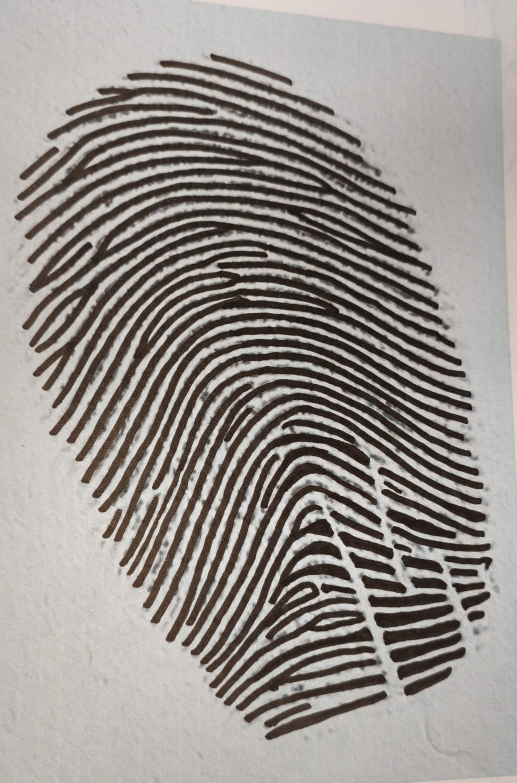
#> input picture minutiae_detection/input/Arthur1.jpeg, 1034 x 1565 px (shown at 1/2 size)
$ python -i pretraitement.py   (imports and definitions only)   (older library calls are emulated)
#> lines starting #> are read from the running program, lines starting #| are printed output that depends on the picture; after the words box and inside, x2 and y2 are one past the last pixel; in counts of white or black regions, pixels touching at a corner belong together
### minutiae_detection/masque.py
import cv2
import numpy as np
import matplotlib.pyplot as plt
from skimage.morphology import skeletonize
from scipy.ndimage import binary_opening


def masque_fun_v3(img_grise, debug=False):


    def fill_holes_safe(binary255):
        """
        remplis les trous du masque pour qu'il soit uniforme
        """
        m = binary255.copy()
        h, w = m.shape

        # force bordure noire pour demarrer floodfill dans fond
        m[0, :] = 0
        m[-1, :] = 0
        m[:, 0] = 0
        m[:, -1] = 0

        flood = m.copy()
        mask_ff = np.zeros((h + 2, w + 2), np.uint8) #zone de "coloriage"

        # floodfill depuis (0,0) qui est maintenant garanti fond (0)
        cv2.floodFill(flood, mask_ff, (0, 0), 255)

        # trous = zones non atteintes par floodfill
        holes = cv2.bitwise_not(flood) # fond=0, empreinte=0, trous=255
        filled = cv2.bitwise_or(m, holes) # fusionne binary255 et trous
        return filled


    """
    Masque ROI :
    0 = fond
    255 = empreinte
    """
    # 1) flou fort pour effacer crêtes
    flou_gros = cv2.GaussianBlur(img_grise, (0, 0), 25.0)

    # 2) Otsu: trouve meilleur seuil pour passage N&B
    thr, mask = cv2.threshold(flou_gros, 0, 255, cv2.THRESH_BINARY + cv2.THRESH_OTSU)

    # 3) décider inversion en regardant BORDS de l'image originale = fond
    # bordure = 10%  taille de l'image


    h_img, w_img = img_grise.shape
    border = max(5, int(min(h_img, w_img) * 0.10))

    border_pixels = np.concatenate([
        img_grise[:border, :].ravel(),      # haut
        img_grise[-border:, :].ravel(),     # bas
        img_grise[:, :border].ravel(),      # gauche
        img_grise[:, -border:].ravel()      # droite
    ])
    mean_border = np.mean(border_pixels)
    mean_center = np.mean(img_grise[h_img//4:3*h_img//4, w_img//4:3*w_img//4])

    # Si fond  +CLAIR que  → empreinte sombre
    # Après Otsu,  pixels clairs deviennent blancs  → inverser
    if mean_border > mean_center:
       if np.mean(mask[0:border, :]) > 127:  # si bords du masque sont blancs
            mask = 255 - mask
    else:
        # fond sombre → on check les coins
        corners = np.array([mask[0,0], mask[0,-1], mask[-1,0], mask[-1,-1]])
        if np.mean(corners) > 127:
            mask = 255 - mask

    # 4) fermeture morpho (bouche trous)
    kclose = cv2.getStructuringElement(cv2.MORPH_ELLIPSE, (41, 41))
    mask = cv2.morphologyEx(mask, cv2.MORPH_CLOSE, kclose, iterations=2)

    # 5) plus grande comp connexe
    num, lbl, stats, _ = cv2.connectedComponentsWithStats(\
        (mask > 0).astype(np.uint8), 8)
    #num = nbr de composantes trouvées
    #lbl = image de même taille que mask, pour chaque pixel : numéro de sa comp connexe
    #stats = tableau de stats pour chaque comp connexe : [x_min, y_min, largeur, hauteur, aire]

    if num > 1:
        #aire la + grd(fond exclus)
        max_comp_connexe = 1 + np.argmax(stats[1:, cv2.CC_STAT_AREA])
        #creer masque booleen
        mask = (lbl == max_comp_connexe).astype(np.uint8) * 255

    # 6) remplissage trous
    mask = fill_holes_safe(mask)


    # 7) dilatation -> éviter masque trop “serré”
    kdil = cv2.getStructuringElement(cv2.MORPH_ELLIPSE, (11, 11))
    mask = cv2.dilate(mask, kdil, iterations=1)

    # 8) lissage bords
    kopen = cv2.getStructuringElement(cv2.MORPH_ELLIPSE, (9, 9))
    mask = cv2.morphologyEx(mask, cv2.MORPH_OPEN, kopen, iterations=1)

    return mask

### minutiae_detection/orientation.py
"""
. memo
permet de determiner orientation des zone de l'img
=> block de taille W_BLOCK
 etape 1: pretraitement simple (=normalize + grayscale)
 etape 2: masque = masque autour de l'empreinte
 etape 3: orientation
"""
"""
.documentation CV2

THRESH_OTSU : treshold avec seuil automatique
TRESH_BINARY : treshold binaire
"""

img = "C:/Users/Elise/Downloads/empreinte_overlined.jpeg"

from PIL import Image
import numpy  as np
import cv2
from pathlib   import Path
from PIL import Image
from masque import masque_fun_v3


#. Variable reglables
FICHIER_OUT = "minutiae_detection\\output_orientation"
W_BLOCK =16
LOW_PASS_FILTER_SIZE=5  #taille lissage  etape 4 de l'orientation
COEF_FLOU= 1.0   #écart-type du flou gaussien avant Sobel
USE_TANGENT=False


#. Pretraitement de base


# [34 lines left out: functions niv_de_gris, normalise_fun, not called in this run]
    #recadre entre [0,255 ] et passe format uint8 sinon bug


#. Orientation (Hong)

def fun_orientation(img_grise, masque, w=8, low_pass_size=5, coef_flou=1.0):
    """
        img grise + masque -> matrice des orientation par bloc +
    """

    G = img_grise.astype(np.float32) #repasse l'img en TAB de val
    H= len(G)
    W = len (G[0])
    Hb, Wb = H//w, W//w #etape 1 de l'algo : decoupage en blocs


    # etape2:gradients

    # lisser un peu avant gradients
    Gs = cv2.GaussianBlur(G, (0,0), coef_flou)

    #gradient horizontaux et verticaux
    Gx=cv2.Sobel(Gs,cv2.CV_32F, 1, 0,ksize=3)
    Gy=cv2.Sobel(Gs, cv2.CV_32F,0, 1,ksize=3)

    # poids: 0 hors masque, |VI| dans le ROI
    mag = cv2.magnitude(Gx, Gy) # + fonçé → + imp
    POIDS = (masque > 0).astype(np.float32) * (mag + 0.00001) #rique div par 0 +0.00001


    # calcul "local orientation of each block centered at pixel i j "
    Vx =np.zeros((Hb, Wb),np.float32)
    Vy =np.zeros((Hb, Wb),np.float32)

    """
    on utilise ces equations :
    $$
    \
\begin{aligned}
S_{xx} &= \sum_{i,j} w_{i,j}\, G_x(i,j)^2, \\[0.5em]
S_{yy} &= \sum_{i,j} w_{i,j}\, G_y(i,j)^2, \\[0.5em]
S_{xy} &= \sum_{i,j} w_{i,j}\, G_x(i,j)\, G_y(i,j),
\end{aligned}

\
V_x = 2 S_{xy}, \qquad V_y = S_{xx} - S_{yy}.
\
$$
    """
    for bi in range(Hb):
        for bj in range(Wb):

            #bord du block
            y0,y1 = bi*w,(bi+1)*w
            x0,x1 = bj*w,(bj+1)*w

            #poid du bloc
            bloc_poids = np.zeros((y1 - y0, x1 - x0), dtype=POIDS.dtype)

            for i in range(y0, y1):
                for j in range(x0, x1):
                    bloc_poids[i - y0, j - x0] = POIDS[i, j]

            if not np.any(bloc_poids>0): # si aucun poid du bloc >0 alors on saute bloc-> vide pas orieneteation fiable
                continue

            #gradient du bloc
            gx = Gx[y0:y1, x0:x1] #Gx = cos(θ + 90°) = −sin(θ)
            gy=Gy[y0:y1, x0:x1] #Gy = sin(θ + 90°) = cos(θ)

            #sommes pondérées
            Sxx = np.sum(bloc_poids * (gx*gx)) #Sxx = Σ Gx² = Σ sin²(θ)
            Syy = np.sum(bloc_poids * (gy*gy)) #Syy = Σ Gy² = Σ cos²(θ)
            Sxy =np.sum(bloc_poids *(gx*gy))
            #Sxy = Σ Gx·Gy = Σ (−sin(θ))·cos(θ) = −Σ sin(θ)cos(θ)

            '''
            Rappels :
               sin(θ)·cos(θ) = ½·sin(2θ)
               sin²(θ) = ½·(1 - cos(2θ))
               cos²(θ) = ½·(1 + cos(2θ))

            => on veut 2θ donc :
             Sxx - Syy = N·½(1-cos2θ) - N·½(1+cos2θ) = -N·cos(2θ)
             2·Sxy = 2·(-N·½·sin(2θ)) = -N·sin(2θ)
             (au signe et facteur N près on a)
             Vy = Sxx-Syy encode cos(2θ)
             Vx = 2·Sxy encode sin(2θ)
            '''
            Vx[bi,bj] = 2.0 * Sxy
            Vy[bi,bj] = (Sxx - Syy)


    # CALCULE DE THETA

    #$$\theta = \tfrac{1}{2} \, \tan^{-1}\!\left( \frac{V_x}{V_y} \right) $$

    theta = 0.5 * np.arctan2(Vx, Vy) #appartenant a [-180,180]


    # etape 4  : FILTRE PASSE - BAS
    #lisser mais en faisant attention que 179° et 1° sont les meme pentes
    #on repasse ne 2theta pour "deplier"

    """
    $$
    \
    \begin{aligned}
    \Phi_x(i,j) &= \cos\big(2\,\theta(i,j)\big), \quad \text{and} \\[0.5em]
    \Phi_y(i,j) &= \sin\big(2\,\theta(i,j)\big),
    \end{aligned}
    \
    \
    \begin{aligned}
    \Phi_x'(i,j) &=
    \sum_{u=-w_\Phi/2}^{w_\Phi/2}
    \sum_{v=-w_\Phi/2}^{w_\Phi/2}
    W(u,v)\,\Phi_x(i - u w,\, j - v w), \quad \text{and} \\[0.8em]
    \Phi_y'(i,j) &=
    \sum_{u=-w_\Phi/2}^{w_\Phi/2}
    \sum_{v=-w_\Phi/2}^{w_\Phi/2}
    W(u,v)\,\Phi_y(i - u w,\, j - v w),
    \end{aligned}
    \
    $$
    """
    phix = np.cos(2*theta) #val dans [-1,1] pour chaque bloc
    phiy = np.sin(2*theta)


    if low_pass_size > 1: # phi' juste remplacer par des flou

        #blur = somme pondéré des voisins de phi = phi'
        #passe bas = attenue les variations rapides de phi = angles abérants
        phix=cv2.blur(phix,(low_pass_size, low_pass_size))
        phiy=cv2.blur(phiy, (low_pass_size,low_pass_size))


    O_bloc = 0.5*np.arctan2(phiy, phix) #=tab de l'orientation par bloc


    return O_bloc


#.affichage orientation

# [60 lines left out: functions affichage_orient, main_orientation, not called in this run]

### minutiae_detection/pretraitement.py
import cv2
import numpy as np
import matplotlib.pyplot as plt
from skimage.morphology import skeletonize
from scipy.ndimage import binary_opening
from orientation import fun_orientation
from masque import masque_fun_v3


#. Pretraitement de base

# [5 lines left out: function niv_de_gris, not called in this run]


"""
normilise :imposer  moyenne et variance a atteindre ici M0 et VAR0

formule que l'on veut traduire  (cf article)
$$
\
G(i,j) =
\begin{cases}
M_0 + \sqrt{\dfrac{VAR_0 \, (I(i,j) - M)^2}{VAR}}, & \text{si } I(i,j) > M \\[1.2em]
M_0 - \sqrt{\dfrac{VAR_0 \, (I(i,j) - M)^2}{VAR}}, & \text{sinon.}
\end{cases}
\
$$
$$
\
M = \dfrac{1}{N} \sum_{i,j} I(i,j),
\qquad
VAR = \dfrac{1}{N} \sum_{i,j} \bigl(I(i,j) - M\bigr)^2
\
$$
"""

def normalise_fun(img_grise, M0=100.0, VAR0=100.0):

    I = img_grise.astype(np.float64) #passe l'image en TABLEAU de la val de chaque pixel

    if I.max() <= 1.0:
        I *= 255.0 #on elargit les niv de gris

    M = I.mean(); #val moy de gris
    VAR = I.var(); #variance moy de gris

    if VAR < 1e-9: #on rempli tt pour eviter la div par 0
        G = np.full_like(I, fill_value=M0, dtype=np.float64)
    else:

        d = I - M
        ajustement = np.sqrt((VAR0 * (d**2)) / VAR)
        #pour chaque pixel : écart normalisé
        #conserve l'amplitude relative p/r à la moyenne,
        # mais à échelle de la variance cible VAR0

        G = np.where(I>M, M0+ ajustement, M0 - ajustement )
        # construit img normalisée pixel par pixel :
        #   plus clair que M  → M0 + ajustement
        #   plus sombre que M → M0 - ajustement
        #-> signe conservé, amplitude remise vers VAR0
    return np.clip(G, 0, 255).astype(np.uint8)
    #recadre entre [0,255 ] et passe format uint8 sinon bug


#. code principal

def pretraitements(filename):

    #nom du fichier entree+ sortie
#> called with filename = 'input/Arthur1.jpeg'
    output_filename = 'minutiae_detection\pretraitees\empreinte4_pretraitee.jpg'
    mask_output_filename ='minutiae_detection/masque/masque.png'

    #recup image
    image = cv2.imread(filename, cv2.IMREAD_GRAYSCALE)
    # resize pr meilleur "generalisation"

    image = cv2.resize(image, (512, 512))
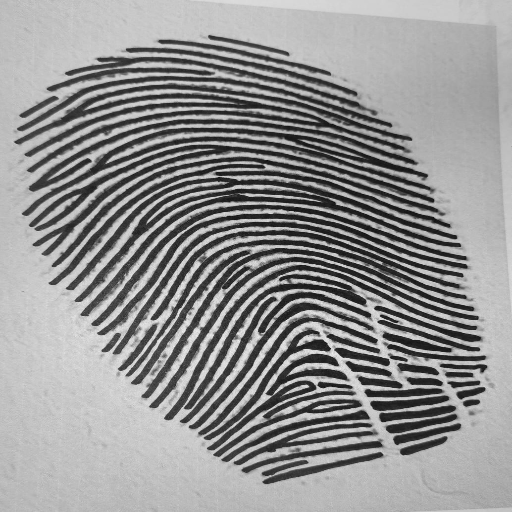
#> image: shape (512, 512); min 11, max 239, mean 146.6


    #TRANSFORMATION DE L'IMAGE

    #2) normalisation
    tab_normal = normalise_fun(image)
#> in normalise_fun, `M = I.mean();`: M = 146.6
#> in normalise_fun, `VAR = I.var();`: VAR = 4093

    #3)masque ROI
    masque = masque_fun_v3(tab_normal)
#> in masque_fun_v3, `thr, mask = cv2.threshold(flou_gros, 0, 255, cv2.THRESH_BINARY + cv2.T..`:
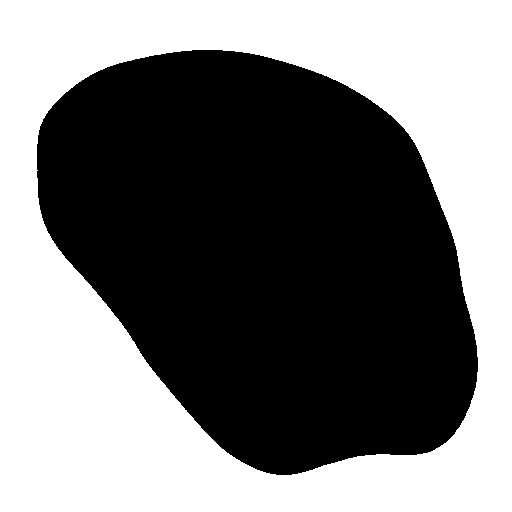
#> mask: shape (512, 512); 48.1% white; 1 white region, box (x1, y1, x2, y2) and area: (0, 0, 512, 512) 126158
#> in masque_fun_v3, `thr, mask = cv2.threshold(flou_gros, 0, 255, cv2.THRESH_BINARY + cv2.T..`: thr = 99
#> in masque_fun_v3, `mean_border = np.mean(border_pixels)`: mean_border = 105
#> in masque_fun_v3, `mean_center = np.mean(img_grise[h_img//4:3*h_img//4, w_img//4:3*w_img/..`: mean_center = 94.02
#> in masque_fun_v3, `num, lbl, stats, _ = cv2.connectedComponentsWithStats(\ (mask > 0).ast..`: num = 2; stats = [[0, 0, 512, 512, 123836], [0, 50, 512, 431, 138308]]
#> in masque_fun_v3, `max_comp_connexe = 1 + np.argmax(stats[1:, cv2.CC_STAT_AREA])`: max_comp_connexe = 1
#> in masque_fun_v3, `mask = cv2.dilate(mask, kdil, iterations=1)`:
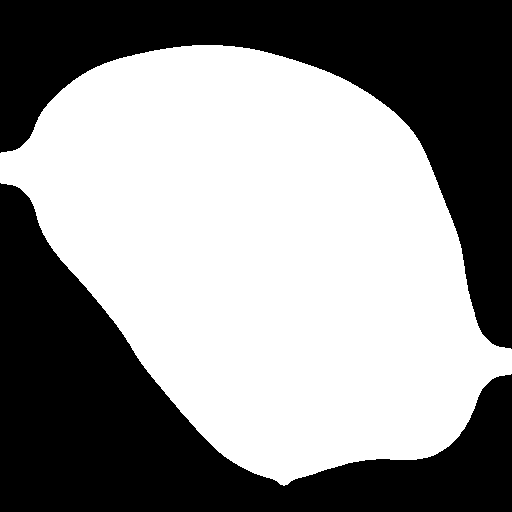
#> mask: shape (512, 512); 55.5% white; 2 black regions, box (x1, y1, x2, y2) and area: (0, 183, 512, 512) 60086, (0, 0, 512, 349) 56515
    cv2.imwrite(mask_output_filename, masque)


    #4) orientation locale
    W_BLOCK = 16
    O_bloque = fun_orientation(tab_normal, masque=masque, w=W_BLOCK)
#> in fun_orientation, `H= len(G)`: H = 512
#> in fun_orientation, `Hb, Wb = H//w, W//w #etape 1 de l'algo : decoupage en blocs`: Hb = 32
#> in fun_orientation, `Gy=cv2.Sobel(Gs, cv2.CV_32F,0, 1,ksize=3)`:
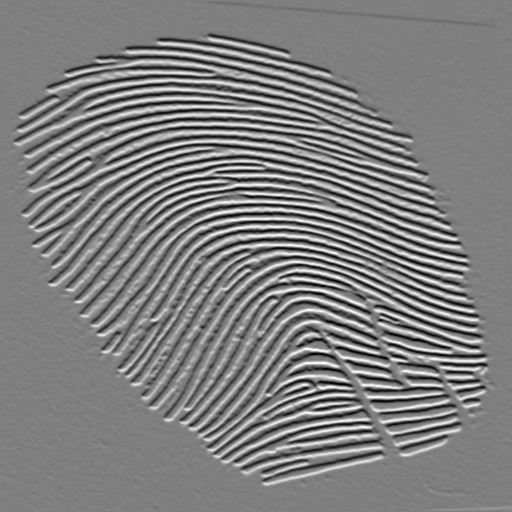
#> Gy: shape (512, 512) float32; min -72.84, max 73.03, mean 0; drawn with min black and max white
#> in fun_orientation, `POIDS = (masque > 0).astype(np.float32) * (mag + 0.00001)`:
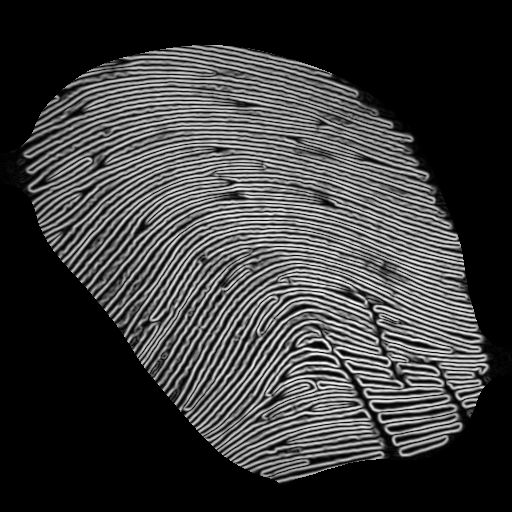
#> POIDS: shape (512, 512) float32; min 0, max 75.25, mean 17.4; drawn with min black and max white
    np.save('minutiae_detection/output_orientation/O_bloque.npy', O_bloque)


    #5): CLAHE (contraste adaptatif)
    #  améliore contraste local
    clahe = cv2.createCLAHE(clipLimit=2.5, tileGridSize=(8, 8))

    '''
    CLAHE = Contrast Limited Adaptive Histogram Equalization
    augmente contraste dans chaque petite zone -> bien pour zone sur ou sous exposee de l'img
    paramètre : clipLimit=2.5 : Limite le renforcement du contraste
    tileGridSize=(8, 8) : découpe img en zones  de 8x8 blocs
    '''
    contrast = clahe.apply(tab_normal) #applique le contraste
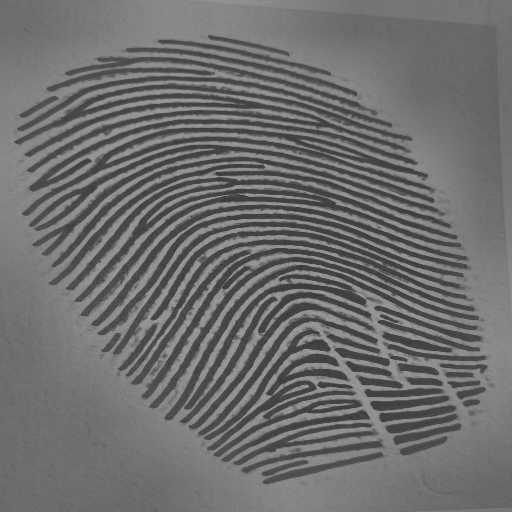
#> contrast: shape (512, 512); min 55, max 157, mean 109.6

    #6) lisser
    filtered = cv2.bilateralFilter(contrast, 5, 100, 125) #lisse img mais garde contours
    '''
    9=taille filtre autour de chaque point
    100=+élevé + peut mélanger des tons différents
    100	= +élevé + regarde loin autour du pixel
    '''


    # 7)"binarisation" passe de gris a N&B mais localement -> bien pour zones sur/ss exposées
    binary = cv2.adaptiveThreshold(filtered, 255,cv2.ADAPTIVE_THRESH_GAUSSIAN_C,cv2.THRESH_BINARY_INV, blockSize=21, C=10)
#> binary: shape (512, 512); 24.2% white; 79 white regions (9 under 20 px), largest, box (x1, y1, x2, y2) and area: (15, 84, 412, 173) 5222, (66, 178, 457, 302) 3552, (22, 128, 435, 216) 3389
    '''
    255=val pr pixel blanc
    blockSize = taillce zone traite localement
    cv2.THRESH_BINARY_INV : les zones sombres deviennent blanche -> pour meilleur lecture apres
    C ≈ abbaisse seuil pour etre detecte comme noir -> evite les faux positif/bruit
    '''

    # 8)morph
    # garde que les lignes vraiment présentes, sans petits bouts ni trous
    morph = cv2.morphologyEx(binary, cv2.MORPH_OPEN, np.ones((3, 3), np.uint8)) #supprime pt blancs
#> morph: shape (512, 512); 23.9% white; 106 white regions (15 under 20 px), largest, box (x1, y1, x2, y2) and area: (23, 128, 355, 216) 2358, (30, 145, 434, 231) 2114, (15, 84, 343, 144) 2004
    morph = cv2.morphologyEx(morph, cv2.MORPH_CLOSE, np.ones((3, 3), np.uint8)) #remplis les trous noirs dans les lignes blanches
#> morph: shape (512, 512); 23.9% white; 87 white regions (5 under 20 px), largest, box (x1, y1, x2, y2) and area: (30, 145, 434, 255) 3223, (50, 157, 438, 285) 2934, (23, 128, 355, 216) 2367

    morph_bin = (morph > 0).astype(np.uint8)#transforme img en 0et1
    cleaned= binary_opening(morph_bin, structure=np.ones((3, 3))) #comme morph_open mais plus math -> mieux pour squeletisation
#> cleaned: shape (512, 512) bool; 23.9% white; 105 white regions (15 under 20 px), largest, box (x1, y1, x2, y2) and area: (23, 128, 355, 216) 2367, (30, 145, 434, 231) 2116, (15, 84, 343, 144) 2006


    #9) squelettisation

    skeleton = skeletonize(cleaned) # -> ensemble de 0 et 1
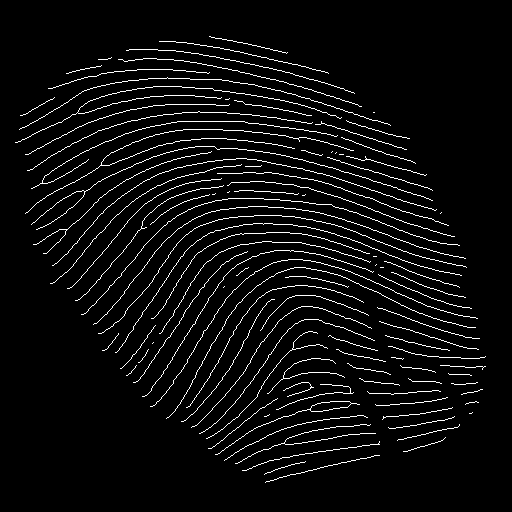
#> skeleton: shape (512, 512) bool; 5% white in thin lines or dots, all inside (x1, y1, x2, y2) = (15, 36, 486, 483)
    # conversion en image enregistrable
    skeleton_img = (skeleton * 255).astype(np.uint8)
    inverted = cv2.bitwise_not(skeleton_img) #inverse couleur -> facilite traitement

    # 10) sauvegadre
    cv2.imwrite(output_filename, inverted)
    print("Image prétraitée enregistree ")


    #------------------------------------------------------------------
    #AFFICHAGE


    plt.subplot(1, 4, 1)
    plt.imshow(image, cmap='gray')
    plt.title("originale")
    plt.axis('off')

    plt.subplot(1, 4, 2)
    plt.title("après Gabor")
    plt.axis('off')

    plt.subplot(1, 4, 3)
    plt.imshow(morph, cmap='gray')
    plt.title("après clean")
    plt.axis('off')

    plt.subplot(1, 4, 4)
    plt.imshow(inverted, cmap='gray')
    plt.title("squelette")
    plt.axis('off')

    plt.tight_layout()
    plt.show()

    return output_filename

>>> result = pretraitements('input/Arthur1.jpeg')

$ run again, on minutiae_detection/input/Elise2.jpeg
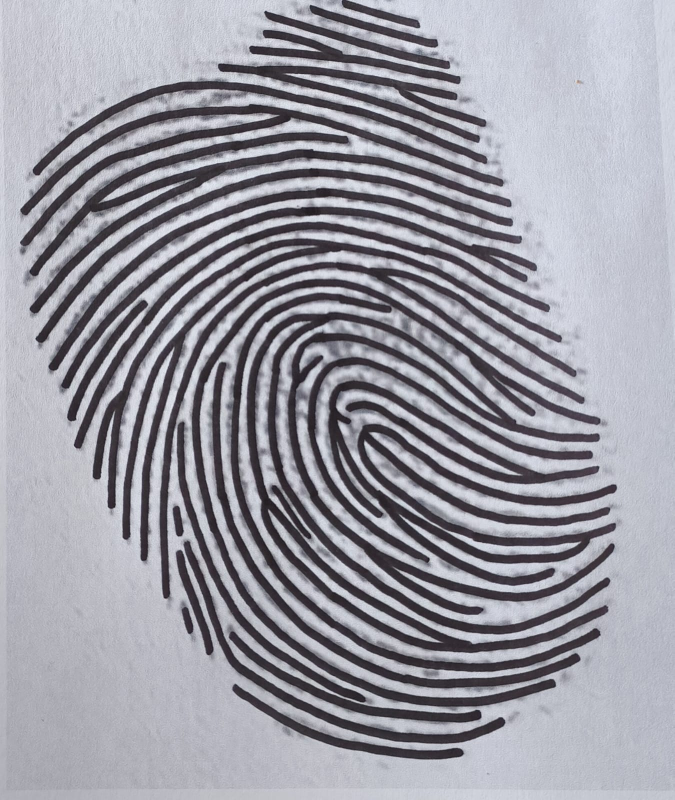
#> input picture minutiae_detection/input/Elise2.jpeg, 1349 x 1600 px (shown at 1/2 size)
#> M = 155.4
#> VAR = 3744.4
#> in masque_fun_v3, `thr, mask = cv2.threshold(flou_gros, 0, 255, cv2.THRESH_BINARY + cv2.T..`:
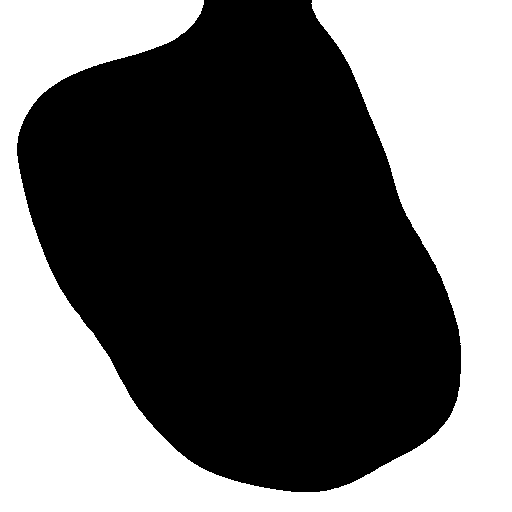
#> mask: shape (512, 512); 42.3% white; 1 white region, box (x1, y1, x2, y2) and area: (0, 0, 512, 512) 110968
#> thr = 100
#> mean_border = 104.2
#> mean_center = 94.78
#> lbl: shape (512, 512) int32; values 0 (black) and 1 (white), 59.6% white; 3 black regions, box (x1, y1, x2, y2) and area: (314, 0, 512, 512) 56861, (0, 213, 241, 512) 35295, (0, 0, 199, 121) 13815
#> num = 2; stats = [[0, 0, 512, 512, 105971], [0, 0, 461, 512, 156173]]
#> max_comp_connexe = 1
#> flood: shape (512, 512); every value is 255
#> holes: shape (512, 512); every value is 0
#> H = 512
#> Hb = 32
#> binary: shape (512, 512); 23.5% white; 44 white regions (16 under 20 px), largest, box (x1, y1, x2, y2) and area: (188, 200, 467, 418) 9327, (249, 243, 468, 374) 7037, (146, 179, 457, 452) 6554
#> morph_bin: shape (512, 512); values 0 (black) and 1 (white), 23.4% white; 29 white regions, largest, box (x1, y1, x2, y2) and area: (188, 200, 466, 418) 9335, (249, 243, 468, 374) 7026, (146, 179, 456, 452) 6397
#> cleaned: shape (512, 512) bool; 23.4% white; 33 white regions, largest, box (x1, y1, x2, y2) and area: (188, 200, 466, 418) 9335, (146, 179, 456, 452) 6397, (71, 153, 427, 359) 4498
#> in pretraitements, `skeleton = skeletonize(cleaned)`:
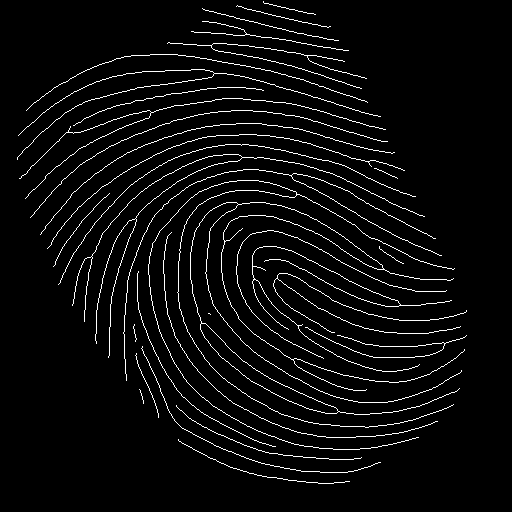
#> skeleton: shape (512, 512) bool; 4.4% white in thin lines or dots, all inside (x1, y1, x2, y2) = (17, 1, 467, 484)
